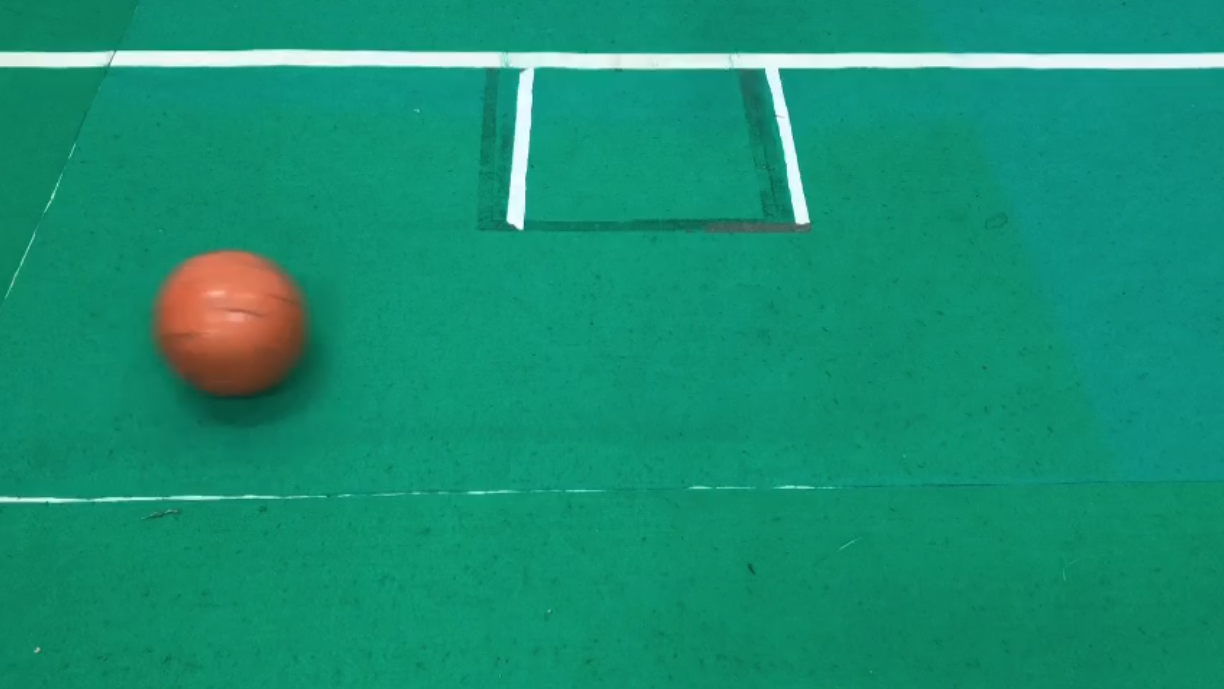
#> input picture Video/img_ball.png, 1224 x 689 px, given in place of the camera
$ python new.py
#> lines starting #> are read from the running program, lines starting #| are printed output that depends on the picture; after the words box and inside, x2 and y2 are one past the last pixel; in counts of white or black regions, pixels touching at a corner belong together
### KalmanFilter.py

import numpy as np
import matplotlib.pyplot as plt

class KalmanFilter(object):
    def __init__(self, dt, u_x,u_y, std_acc, x_std_meas, y_std_meas):
        """
        :param dt: sampling time (time for 1 cycle)
        :param u_x: acceleration in x-direction
        :param u_y: acceleration in y-direction
        :param std_acc: process noise magnitude
        :param x_std_meas: standard deviation of the measurement in x-direction
        :param y_std_meas: standard deviation of the measurement in y-direction
        """

        # Define sampling time
        self.dt = dt

        # Define the  control input variables
        self.u = np.matrix([[u_x],[u_y]])

        # Intial State
        self.x = np.matrix([[0], [0], [0], [0]])

        # Define the State Transition Matrix A
        self.A = np.matrix([[1, 0, self.dt, 0],
                            [0, 1, 0, self.dt],
                            [0, 0, 1, 0],
                            [0, 0, 0, 1]])

        # Define the Control Input Matrix B
        self.B = np.matrix([[0,(self.dt**2)/2],
                            [(self.dt**2)/2,0],
                            [self.dt,0],
                            [0,self.dt]])

        # Define Measurement Mapping Matrix
        self.H = np.matrix([[1, 0, 0, 0],
                            [0, 1, 0, 0]])

        #Initial Process Noise Covariance
        self.Q = np.matrix([[(self.dt**4)/4, 0, (self.dt**3)/2, 0],
                            [0, (self.dt**4)/4, 0, (self.dt**3)/2],
                            [(self.dt**3)/2, 0, self.dt**2, 0],
                            [0, (self.dt**3)/2, 0, self.dt**2]]) * std_acc**2

        #Initial Measurement Noise Covariance
        self.R = np.matrix([[x_std_meas**2,0],
                           [0, y_std_meas**2]])

        #Initial Covariance Matrix
        self.P = np.eye(self.A.shape[1])

    def predict(self):
        # Refer to :Eq.(9) and Eq.(10)  in https://machinelearningspace.com/object-tracking-simple-implementation-of-kalman-filter-in-python/?preview_id=1364&preview_nonce=52f6f1262e&preview=true&_thumbnail_id=1795

        # Update time state
        #x_k =Ax_(k-1) + Bu_(k-1)     Eq.(9)
        self.x = np.dot(self.A, self.x) + np.dot(self.B, self.u)

        # Calculate error covariance
        # P= A*P*A' + Q               Eq.(10)
        self.P = np.dot(np.dot(self.A, self.P), self.A.T) + self.Q
        return self.x
        #[0:2]

    # [17 lines left out: function update, not called in this run]
        #[0:2]

### new.py
import cv2
import numpy as np
from KalmanFilter import KalmanFilter
import imutils


def main():

	# Create opencv video capture object
	VideoCap = cv2.VideoCapture(2)

	#Variable used to control the speed of reading the video
	ControlSpeedVar = 10 #Lowest: 1 - Highest:100

	HiSpeed = 100

	#Create KalmanFilter object KF
	#KalmanFilter(dt, u_x, u_y, std_acc, x_std_meas, y_std_meas)

	KF = KalmanFilter(0.1, 1, 1, 1, 0.1,0.1)

	while(True):
		# Read frame
		ret, frame = VideoCap.read()
#> frame is the input picture: shape (689, 1224, 3); mean B, G, R 114.6, 144.4, 22.6

		# Detect object
		hsv = cv2.cvtColor(frame, cv2.COLOR_BGR2HSV)
#> hsv: shape (689, 1224, 3); mean H, S, V 81.5, 222.9, 145.9
		lower = np.array([0, 102, 128])
		upper = np.array([61, 205, 249])
		mask = cv2.inRange(hsv, lower, upper)
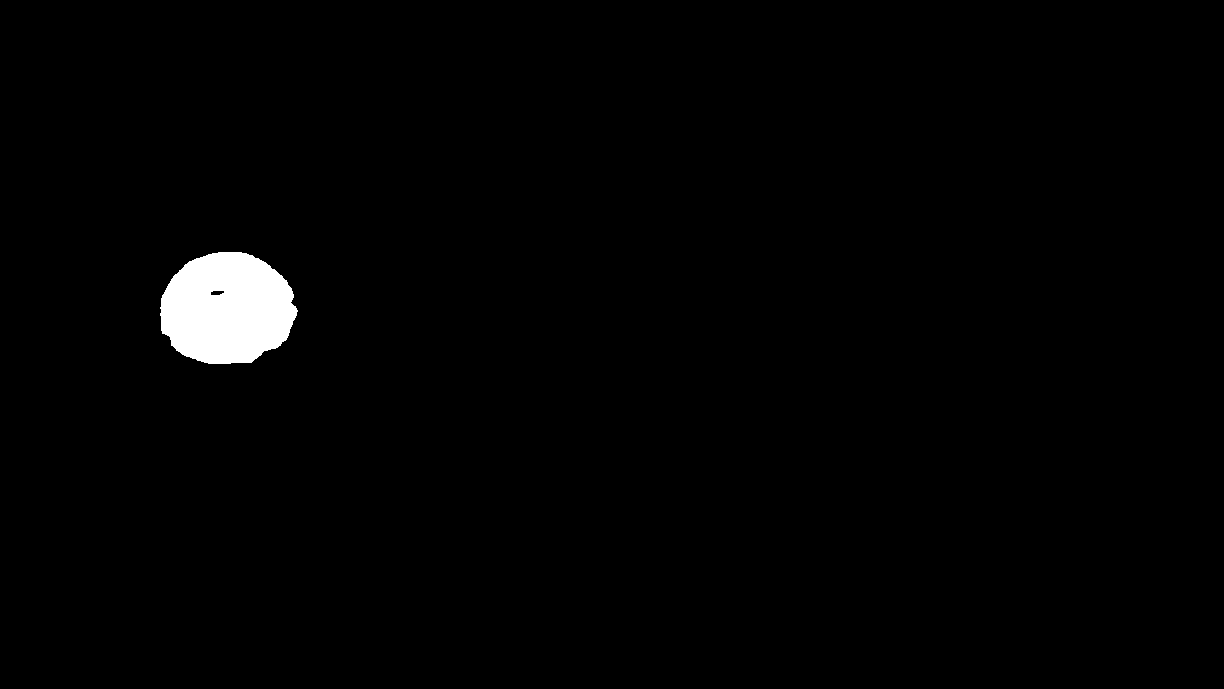
#> mask: shape (689, 1224); 1.4% white; 1 white region

		contours = cv2.findContours(mask, cv2.RETR_EXTERNAL, cv2.CHAIN_APPROX_SIMPLE)
#> contours = 1 contour; box (x1, y1, x2, y2) and area: (160, 252, 298, 364) 11850
		contours = imutils.grab_contours(contours)
		center=[]
		for c in contours:
			M = cv2.moments(c)
			if M['m00'] != 0:
				cx = int(M['m10'] / M['m00'])
				cy = int(M['m01'] / M['m00'])
			# else:
			# 	cx, cy = 0,0
				center.append(np.array([[cx], [cy]]))
#> this loop made 1 pass
#> (cx, cy) on pass 1: (226, 308)
#> after the loop, center = [[226, 308]]

		# If centroids are detected then track them
		if (len(center) > 0):

			# Draw the detected circle
			cv2.circle(frame, (int(center[0][0]), int(center[0][1])), 10, (0, 191, 255), 15)
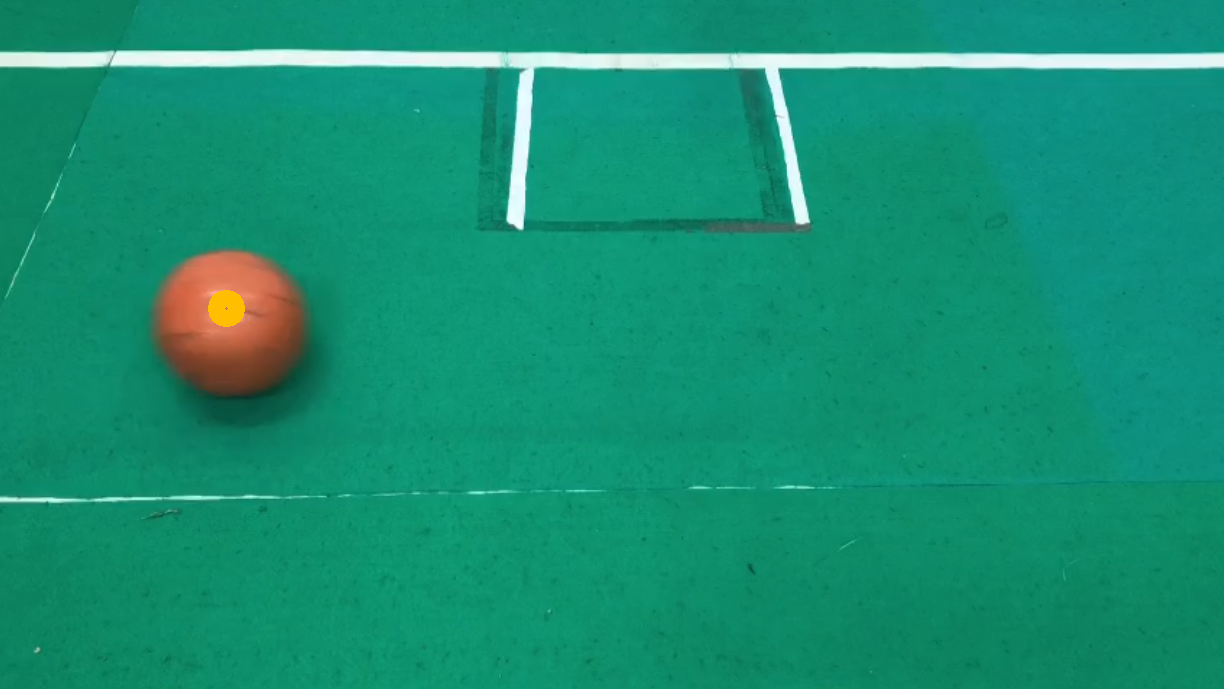
#> frame: shape (689, 1224, 3); 0.13% of pixels changed, all inside (x1, y1, x2, y2) = (208, 290, 245, 327)

			# Predict
			cx, cy = KF.predict()
#> in predict, `self.x = np.dot(self.A, self.x) + np.dot(self.B, self.u)`: self.x = [[0.005], [0.005], [0.1], [0.1]]
#> in predict, `self.P = np.dot(np.dot(self.A, self.P), self.A.T) + self.Q`: self.P = [[1.01, 0, 0.101, 0], [0, 1.01, 0, 0.101], [0.101, 0, 1.01, 0], [0, 0.101, 0, 1.01]]
			# Draw a rectangle as the predicted object position
			cv2.rectangle(frame, (int(cx - 15), int(cy - 15)), (int(cx + 15), int(cy + 15)), (255, 0, 0), 15)

			# Update
			cx1, cy1 = KF.update(center[0])
			# print(center[0])

			# Draw a rectangle as the estimated object position
			# cv2.rectangle(frame, (int(cx1 - 15), int(cy1 - 15)), (int(cx1 + 15), int(cy1 + 15)), (0, 0, 255), 15)

			#cv2.putText(frame, "Estimated Position", (int(x1 + 15), int(y1 + 10)), 0, 0.5, (0, 0, 255), 2)
			print("Estimated Position: ", (int(cx1 + 15), int(cy1 + 10)))
			#cv2.putText(frame, "Predicted Position", (int(x + 15), int(y)), 0, 0.5, (255, 0, 0), 2)
			# print("Predicted Position: ", (int(cx + 15), int(cy)))
			#cv2.putText(frame, "Measured Position", (int(centers[0][0] + 15), int(centers[0][1] - 15)), 0, 0.5, (0,191,255), 2)
			print("Measured Position: ", (int(center[0][0] + 15), int(center[0][1] - 15)))

		imgResize = cv2.resize(frame, (0, 0), None, 0.3, 0.3)
		cv2.imshow('image', imgResize)


		if cv2.waitKey(2) & 0xFF == ord('q'):
			VideoCap.release()
			cv2.destroyAllWindows()
			break

		cv2.waitKey(HiSpeed-ControlSpeedVar+1)


if __name__ == "__main__":
	# execute main
#> (the run stopped early here; a loop or call above may not have finished)
